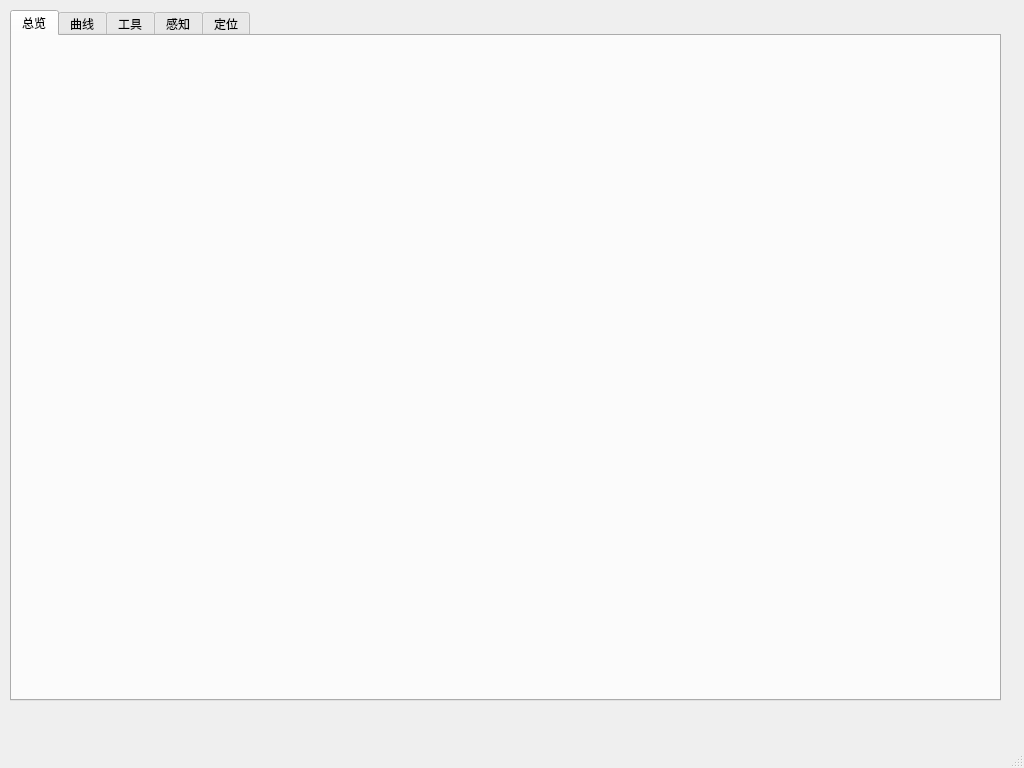
<?xml version="1.0" encoding="UTF-8"?>
<ui version="4.0">
 <class>MainWindow</class>
 <widget class="QMainWindow" name="MainWindow">
  <property name="geometry">
   <rect>
    <x>0</x>
    <y>0</y>
    <width>1024</width>
    <height>768</height>
   </rect>
  </property>
  <property name="sizePolicy">
   <sizepolicy hsizetype="Preferred" vsizetype="Preferred">
    <horstretch>0</horstretch>
    <verstretch>0</verstretch>
   </sizepolicy>
  </property>
  <property name="minimumSize">
   <size>
    <width>800</width>
    <height>500</height>
   </size>
  </property>
  <property name="windowTitle">
   <string>QtViz</string>
  </property>
  <widget class="QWidget" name="centralwidget">
   <property name="sizePolicy">
    <sizepolicy hsizetype="Preferred" vsizetype="Preferred">
     <horstretch>0</horstretch>
     <verstretch>0</verstretch>
    </sizepolicy>
   </property>
   <property name="autoFillBackground">
    <bool>false</bool>
   </property>
   <widget class="QTabWidget" name="tabWidget">
    <property name="geometry">
     <rect>
      <x>10</x>
      <y>10</y>
      <width>991</width>
      <height>691</height>
     </rect>
    </property>
    <property name="currentIndex">
     <number>0</number>
    </property>
    <widget class="QWidget" name="tab1">
     <attribute name="title">
      <string>总览</string>
     </attribute>
    </widget>
    <widget class="QWidget" name="tab2">
     <attribute name="title">
      <string>曲线</string>
     </attribute>
    </widget>
    <widget class="QWidget" name="tab3">
     <attribute name="title">
      <string>工具</string>
     </attribute>
    </widget>
    <widget class="QWidget" name="tab4">
     <attribute name="title">
      <string>感知</string>
     </attribute>
    </widget>
    <widget class="QWidget" name="tab5">
     <attribute name="title">
      <string>定位</string>
     </attribute>
    </widget>
   </widget>
  </widget>
  <widget class="QMenuBar" name="menubar">
   <property name="geometry">
    <rect>
     <x>0</x>
     <y>0</y>
     <width>1024</width>
     <height>28</height>
    </rect>
   </property>
  </widget>
  <widget class="QStatusBar" name="statusbar"/>
 </widget>
 <resources/>
 <connections/>
</ui>
